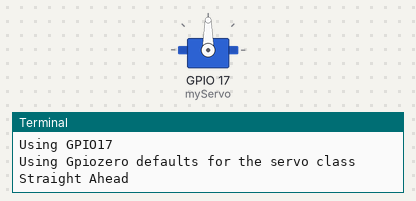
The program below on a simulated Raspberry Pi (BCM pin numbers). Parts: servo, the last lines printed to the terminal. Servo angles are drawn from the pulse width (0.5 ms = 0°, 2.5 ms = 180°).

Above: at 0.05 s.
At 9.95 s:
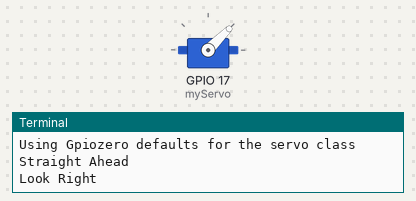
At 19.95 s:
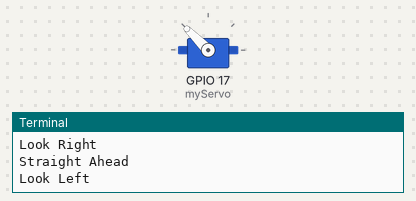
Timing chart, 0 to 26.0 s (numbered marks = the images above):
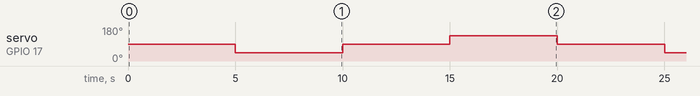

Measured:
- by itself, servo on GPIO 17 (myServo): repeats every 20.0 s: 90° 5.0 s, 135° 5.0 s, 90° 5.0 s, 45° 5.0 s

The program:

calibrateservo1.py
```python
#!/usr/bin/python
#--------------------------------------
#    ___  ___  _ ____
#   / _ \/ _ \(_) __/__  __ __
#  / , _/ ___/ /\ \/ _ \/ // /
# /_/|_/_/  /_/___/ .__/\_, /
#                /_/   /___/
#
#           servo1.py
#  Basic example script to control a servo
#  connected to GPIO17 using the Gpiozero library.
#
# Use CTRL-C to break out of While loop.
#
# Author : Matt Hawkins
# Date   : 01/01/2018
#
# https://www.raspberrypi-spy.co.uk/tag/servo/
#
#--------------------------------------
from gpiozero import Servo
from time import sleep

myGPIO=17

myServo = Servo(myGPIO)

print("Using GPIO17")
print("Using Gpiozero defaults for the servo class")

while True:
  myServo.mid()
  print("Straight Ahead")
  sleep(5)
  myServo.min()
  print("Look Right")
  sleep(5)
  myServo.mid()
  print("Straight Ahead")
  sleep(5)
  myServo.max()
  print("Look Left")
  sleep(5)
```
